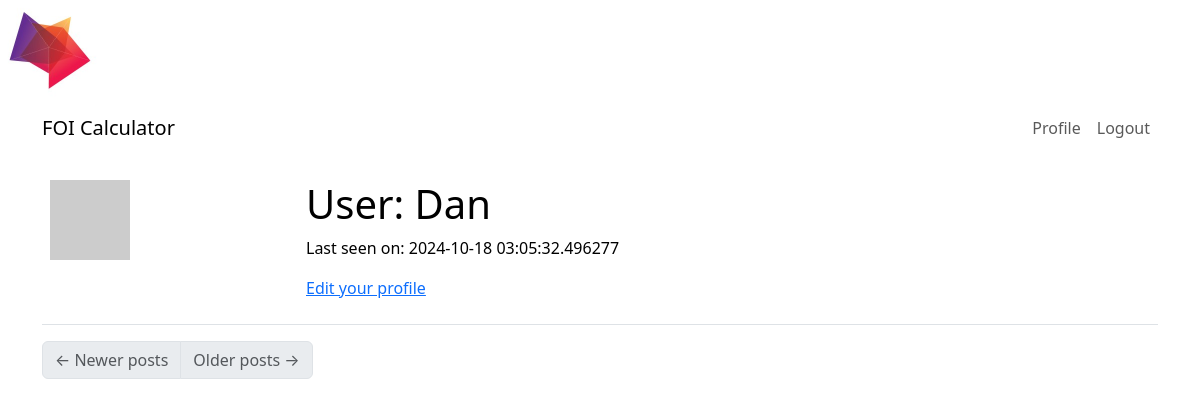
/user/Dan (signed in), run on an earlier commit of the app's database.
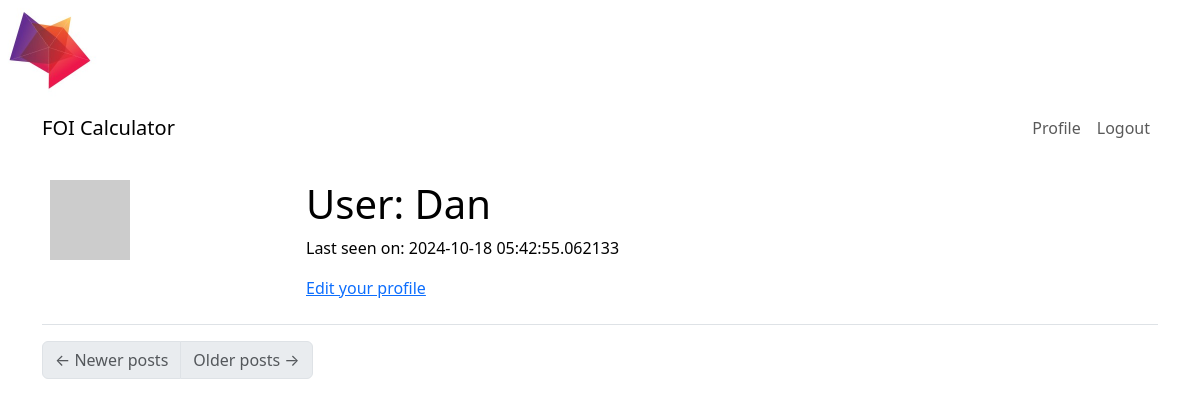
And on a later commit of the database.
### app/models.py (models this page shows, shortened)
class User(UserMixin, db.Model):
    id: so.Mapped[int] = so.mapped_column(primary_key=True)
    username: so.Mapped[str] = so.mapped_column(sa.String(64), index=True,
                                                unique=True)
    email: so.Mapped[str] = so.mapped_column(sa.String(120), index=True,
                                             unique=True)
    password_hash: so.Mapped[Optional[str]] = so.mapped_column(sa.String(256))
    about_me: so.Mapped[Optional[str]] = so.mapped_column(sa.String(140))
    last_seen: so.Mapped[Optional[datetime]] = so.mapped_column(
        default=lambda: datetime.now(timezone.utc))
    posts: so.WriteOnlyMapped['Post'] = so.relationship(
        back_populates='author')
    surveys: so.WriteOnlyMapped['Survey'] = so.relationship(
        back_populates='author')
    following: so.WriteOnlyMapped['User'] = so.relationship(
        secondary=followers, primaryjoin=(followers.c.follower_id == id),
        secondaryjoin=(followers.c.followed_id == id),
        back_populates='followers')
    followers: so.WriteOnlyMapped['User'] = so.relationship(
        secondary=followers, primaryjoin=(followers.c.followed_id == id),
        secondaryjoin=(followers.c.follower_id == id),
        back_populates='following')
    def avatar(self, size):
        digest = md5(self.email.lower().encode('utf-8')).hexdigest()
        return f'https://www.gravatar.com/avatar/{digest}?d=identicon&s={size}'
    def followers_count(self):
        query = sa.select(sa.func.count()).select_from(
            self.followers.select().subquery())
        return db.session.scalar(query)
    def following_count(self):
        query = sa.select(sa.func.count()).select_from(
            self.following.select().subquery())
        return db.session.scalar(query)

### app/routes.py (the view)
@app.route('/user/<username>')
@login_required
def user(username):
    user = db.first_or_404(sa.select(User).where(User.username == username))
    page = request.args.get('page', 1, type=int)
    query = user.posts.select().order_by(Post.timestamp.desc())
    posts = db.paginate(query, page=page,
                        per_page=app.config['POSTS_PER_PAGE'],
                        error_out=False)
    next_url = url_for('user', username=user.username, page=posts.next_num) \
        if posts.has_next else None
    prev_url = url_for('user', username=user.username, page=posts.prev_num) \
        if posts.has_prev else None
    form = EmptyForm()
    return render_template('user.html', user=user, posts=posts.items,
                           next_url=next_url, prev_url=prev_url, form=form)

### app/models.py (called while the page is built)
@login.user_loader
def load_user(id):
    return db.session.get(User, int(id))

### app/routes.py (called while the page is built)
@app.before_request
def before_request():
    if current_user.is_authenticated:
        current_user.last_seen = datetime.now(timezone.utc)
        db.session.commit()

### app/templates/user.html (shortened to what this page needs)
{% extends "base.html" %}
{% block content %}
    <table class="table table-hover">
        <tr>
            <td width="256px"><img src="{{ user.avatar(256) }}"></td>
            <td>
                <h1>User: {{ user.username }}</h1>
                {% if user.last_seen %}<p>Last seen on: {{ user.last_seen }}</p>{% endif %}
                {% if user == current_user %}
                <p><a href="{{ url_for('edit_profile') }}">Edit your profile</a></p>
                {% endif %}
            </td>
        </tr>
    </table>
    <nav aria-label="Post navigation">
        <ul class="pagination">
            <li class="page-item{% if not prev_url %} disabled{% endif %}">
                <a class="page-link" href="{{ prev_url }}">
                    <span aria-hidden="true">&larr;</span> Newer posts
                </a>
            </li>
            <li class="page-item{% if not next_url %} disabled{% endif %}">
                <a class="page-link" href="{{ next_url }}">
                    Older posts <span aria-hidden="true">&rarr;</span>
                </a>
            </li>
        </ul>
    </nav>
{% endblock %}

What changed in the data, as far as the page shows it:
changed User "Dan": last_seen "2024-10-18 03:05:32.496277" → "2024-10-18 05:42:55.062133"
